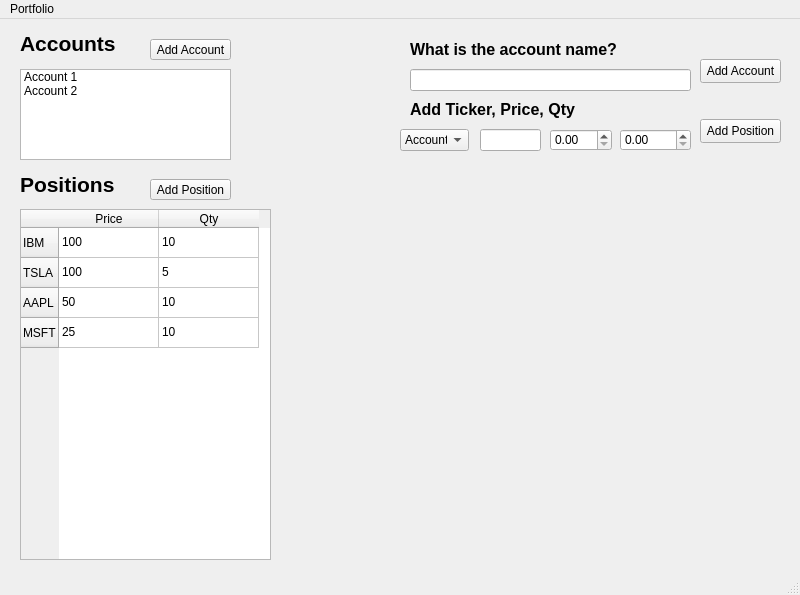
<?xml version="1.0" encoding="UTF-8"?>
<ui version="4.0">
 <class>main_window</class>
 <widget class="QMainWindow" name="main_window">
  <property name="geometry">
   <rect>
    <x>0</x>
    <y>0</y>
    <width>800</width>
    <height>595</height>
   </rect>
  </property>
  <property name="windowTitle">
   <string>MainWindow</string>
  </property>
  <widget class="QWidget" name="centralwidget">
   <widget class="QLabel" name="label">
    <property name="geometry">
     <rect>
      <x>20</x>
      <y>9</y>
      <width>241</width>
      <height>31</height>
     </rect>
    </property>
    <property name="font">
     <font>
      <pointsize>16</pointsize>
      <bold>true</bold>
     </font>
    </property>
    <property name="text">
     <string>Accounts</string>
    </property>
   </widget>
   <widget class="QListWidget" name="listWidget">
    <property name="geometry">
     <rect>
      <x>20</x>
      <y>50</y>
      <width>211</width>
      <height>91</height>
     </rect>
    </property>
    <item>
     <property name="text">
      <string>Account 1</string>
     </property>
    </item>
    <item>
     <property name="text">
      <string>Account 2</string>
     </property>
    </item>
   </widget>
   <widget class="QPushButton" name="pushButton">
    <property name="geometry">
     <rect>
      <x>150</x>
      <y>20</y>
      <width>81</width>
      <height>21</height>
     </rect>
    </property>
    <property name="text">
     <string>Add Account</string>
    </property>
   </widget>
   <widget class="QTableWidget" name="tableWidget">
    <property name="geometry">
     <rect>
      <x>20</x>
      <y>190</y>
      <width>251</width>
      <height>351</height>
     </rect>
    </property>
    <row>
     <property name="text">
      <string>IBM</string>
     </property>
    </row>
    <row>
     <property name="text">
      <string>TSLA</string>
     </property>
    </row>
    <row>
     <property name="text">
      <string>AAPL</string>
     </property>
    </row>
    <row>
     <property name="text">
      <string>MSFT</string>
     </property>
    </row>
    <column>
     <property name="text">
      <string>Price</string>
     </property>
    </column>
    <column>
     <property name="text">
      <string>Qty</string>
     </property>
    </column>
    <item row="0" column="0">
     <property name="text">
      <string>100</string>
     </property>
    </item>
    <item row="0" column="1">
     <property name="text">
      <string>10</string>
     </property>
    </item>
    <item row="1" column="0">
     <property name="text">
      <string>100</string>
     </property>
    </item>
    <item row="1" column="1">
     <property name="text">
      <string>5</string>
     </property>
    </item>
    <item row="2" column="0">
     <property name="text">
      <string>50</string>
     </property>
    </item>
    <item row="2" column="1">
     <property name="text">
      <string>10</string>
     </property>
    </item>
    <item row="3" column="0">
     <property name="text">
      <string>25</string>
     </property>
    </item>
    <item row="3" column="1">
     <property name="text">
      <string>10</string>
     </property>
    </item>
   </widget>
   <widget class="QLabel" name="label_2">
    <property name="geometry">
     <rect>
      <x>20</x>
      <y>150</y>
      <width>241</width>
      <height>31</height>
     </rect>
    </property>
    <property name="font">
     <font>
      <pointsize>16</pointsize>
      <bold>true</bold>
     </font>
    </property>
    <property name="text">
     <string>Positions</string>
    </property>
   </widget>
   <widget class="QPushButton" name="pushButton_2">
    <property name="geometry">
     <rect>
      <x>150</x>
      <y>160</y>
      <width>81</width>
      <height>21</height>
     </rect>
    </property>
    <property name="text">
     <string>Add Position</string>
    </property>
   </widget>
   <widget class="QLabel" name="label_addaccount_addaccounttext">
    <property name="geometry">
     <rect>
      <x>410</x>
      <y>20</y>
      <width>281</width>
      <height>20</height>
     </rect>
    </property>
    <property name="font">
     <font>
      <pointsize>12</pointsize>
      <bold>true</bold>
      <underline>false</underline>
     </font>
    </property>
    <property name="text">
     <string>What is the account name?</string>
    </property>
   </widget>
   <widget class="QLineEdit" name="lineEdit_addaccount_accountname">
    <property name="geometry">
     <rect>
      <x>410</x>
      <y>50</y>
      <width>281</width>
      <height>22</height>
     </rect>
    </property>
   </widget>
   <widget class="QPushButton" name="pushButton_addaccount_addaccount">
    <property name="geometry">
     <rect>
      <x>700</x>
      <y>40</y>
      <width>81</width>
      <height>24</height>
     </rect>
    </property>
    <property name="text">
     <string>Add Account</string>
    </property>
   </widget>
   <widget class="QPushButton" name="pushButton_addposition">
    <property name="geometry">
     <rect>
      <x>700</x>
      <y>100</y>
      <width>81</width>
      <height>24</height>
     </rect>
    </property>
    <property name="text">
     <string>Add Position</string>
    </property>
   </widget>
   <widget class="QLineEdit" name="lineEdit_ticker">
    <property name="geometry">
     <rect>
      <x>480</x>
      <y>110</y>
      <width>61</width>
      <height>22</height>
     </rect>
    </property>
   </widget>
   <widget class="QLabel" name="label_addaccount_addaccounttext_2">
    <property name="geometry">
     <rect>
      <x>410</x>
      <y>80</y>
      <width>281</width>
      <height>20</height>
     </rect>
    </property>
    <property name="font">
     <font>
      <pointsize>12</pointsize>
      <bold>true</bold>
      <underline>false</underline>
     </font>
    </property>
    <property name="text">
     <string>Add Ticker, Price, Qty</string>
    </property>
   </widget>
   <widget class="QDoubleSpinBox" name="doubleSpinBox_price">
    <property name="geometry">
     <rect>
      <x>550</x>
      <y>110</y>
      <width>62</width>
      <height>22</height>
     </rect>
    </property>
   </widget>
   <widget class="QDoubleSpinBox" name="doubleSpinBox_qty">
    <property name="geometry">
     <rect>
      <x>620</x>
      <y>110</y>
      <width>71</width>
      <height>22</height>
     </rect>
    </property>
   </widget>
   <widget class="QComboBox" name="comboBox">
    <property name="geometry">
     <rect>
      <x>400</x>
      <y>110</y>
      <width>69</width>
      <height>22</height>
     </rect>
    </property>
    <item>
     <property name="text">
      <string>Account 1</string>
     </property>
    </item>
    <item>
     <property name="text">
      <string>Account 2</string>
     </property>
    </item>
   </widget>
  </widget>
  <widget class="QMenuBar" name="menubar">
   <property name="geometry">
    <rect>
     <x>0</x>
     <y>0</y>
     <width>800</width>
     <height>22</height>
    </rect>
   </property>
   <widget class="QMenu" name="menuPortfolio">
    <property name="title">
     <string>Portfolio</string>
    </property>
   </widget>
   <addaction name="menuPortfolio"/>
  </widget>
  <widget class="QStatusBar" name="statusbar"/>
 </widget>
 <resources/>
 <connections/>
</ui>
